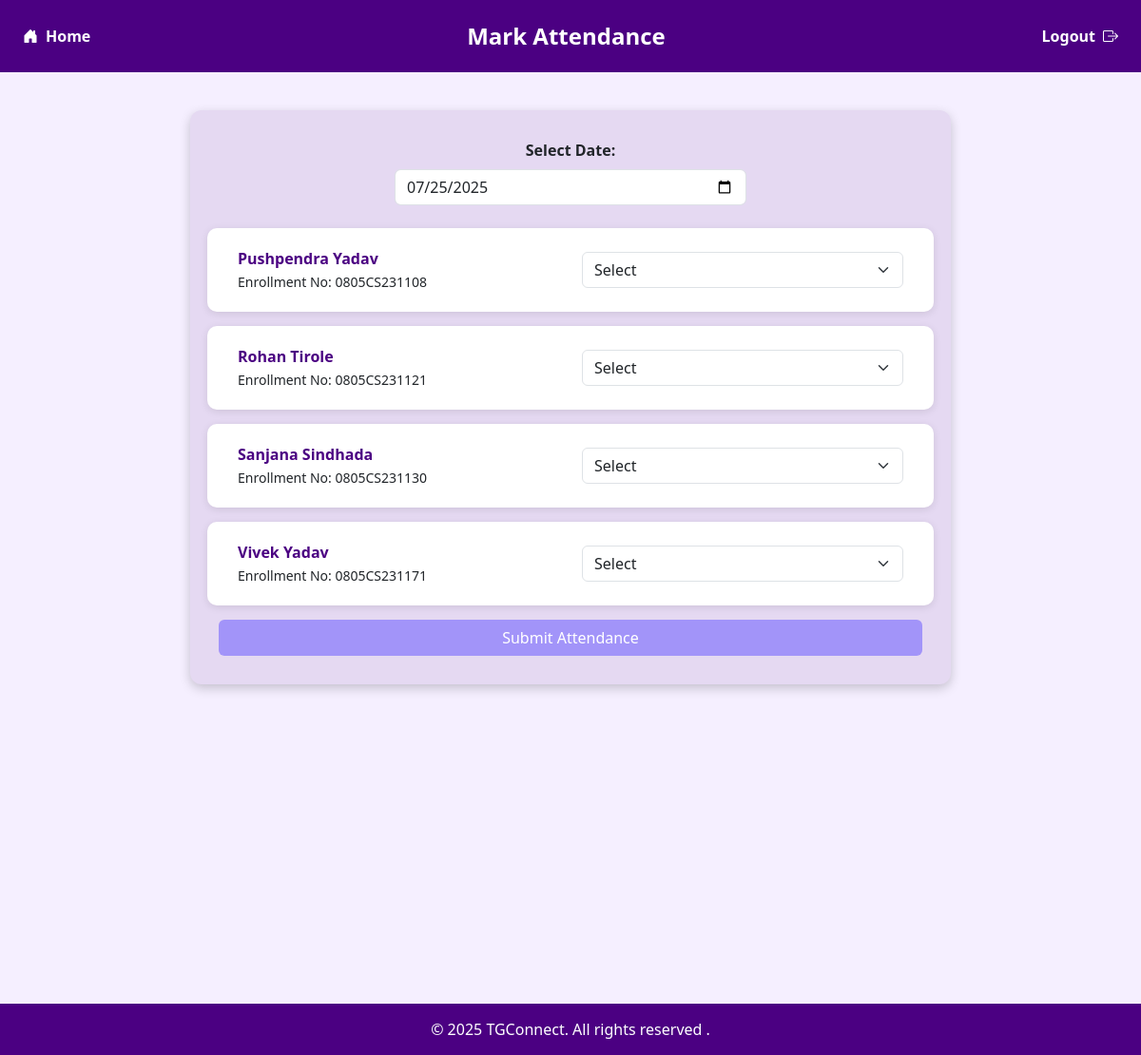
Page /attendance/ (signed in) on the committed database.
### TGConnect/models.py (models this page shows)
class Register(models.Model) :
    enroll=models.CharField(primary_key=True,unique=True)
    name=models.CharField(max_length=50)
    dob=models.DateField()
    gender = models.CharField()
    email=models.EmailField(unique=True)
    mobile=models.IntegerField(unique=True)
    address = models.CharField(max_length=100)
    course = models.CharField(max_length=20)
    branch = models.CharField(max_length=20)
    year = models.CharField(max_length=20)
    password = models.CharField(max_length=10)
    status = models.IntegerField()
    role = models.CharField(max_length=10)
    info = models.CharField(max_length=50)

### TGConnect/views.py (the view, shortened to what this page needs)
# urls.py: path('attendance/', views.attendance),
def attendance(request):
    department = request.session.get("tdepartment")
    tg_id = request.session.get("tid")
    students = models.Register.objects.filter(branch=department, role="student", status=1).order_by('name')
    today_date = datetime.now().date().strftime("%Y-%m-%d")
    return render(request, "attendance.html", {
        "students": students,
        "year": datetime.now().year,
        "today_date": today_date,
    })

### TGConnect/templates/attendance.html (shortened to what this page needs)
{% load static %}
<!DOCTYPE html>
<html lang="en">
<head>
  <link rel="stylesheet" href="https://cdn.jsdelivr.net/npm/bootstrap@5.3.3/dist/css/bootstrap.min.css">
  <link rel="stylesheet" href="https://cdn.jsdelivr.net/npm/bootstrap-icons@1.10.5/font/bootstrap-icons.css"/>
</head>
<body>
<div class="header d-flex justify-content-between align-items-center px-4">
  <a href="/tghome/" class="text-white text-decoration-none d-flex align-items-center fs-6">
    <i class="bi bi-house-door-fill me-2"></i> Home
  </a>
  <div class="fw-bold fs-4 text-center flex-grow-1">Mark Attendance</div>
  <a href="/" class="text-white text-decoration-none d-flex align-items-center fs-6">
    Logout <i class="bi bi-box-arrow-right ms-2"></i>
  </a>
</div>
<div class="form-container">
  <form method="POST" action="{% url 'attendance' %}">
    <div class="mb-4 text-center">
      <label for="attendance-date" class="form-label fw-bold">Select Date:</label>
      <input type="date" id="attendance-date" class="form-control w-50 mx-auto" required value="{{ today_date }}">
    </div>
    {% for student in students %}
      <div class="student-container row align-items-center">
        <div class="col-md-6">
          <div class="student-name">{{ student.name }}</div>
          <small>Enrollment No: {{ student.enroll }}</small>
        </div>
        <div class="col-md-6">
          <select class="form-select" name="attendance_{{ student.enroll }}" required>
            <option selected disabled>Select</option>
          </select>
        </div>
      </div>
    {% endfor %}
    <div class="text-center">
      <button type="submit" class="btn btn-submit w-100">Submit Attendance</button>
    </div>
  </form>
</div>
<footer>&copy; 2025 TGConnect. All rights reserved .</footer>
</body>
</html>

### TGConnect/templates/attendance.html (style rules this page uses)
body { background-color: #f5efff; animation: fadeIn 0.8s ease-in-out; }
.header { background-color: #4b0082; padding: 20px; color: white; font-size: 2rem; font-weight: bold; animation: slideInUp 0.7s ease-in-out; }
.form-container { background-color: #e5d9f2; border-radius: 12px; max-width: 800px; margin: 40px auto; padding: 30px; box-shadow: 0 4px 12px rgba(0, 0, 0, 0.2); animation: slideInUp 1s ease-out; }
.student-container { background-color: white; border-radius: 10px; padding: 20px; margin-bottom: 15px; box-shadow: 0 2px 8px rgba(0, 0, 0, 0.1); }
.student-name { font-weight: bold; color: #4b0082; }
.btn-submit { background-color: #a294f9; color: white; }
footer { text-align: center; padding: 15px; background-color: #4b0082; color: white; margin-top: 21rem; }

### rows in the picture
Register: name "Pushpendra Yadav", enroll "0805CS231108"
Register: name "Rohan Tirole", enroll "0805CS231121"
Register: name "Sanjana Sindhada", enroll "0805CS231130"
Register: name "Vivek Yadav", enroll "0805CS231171"
